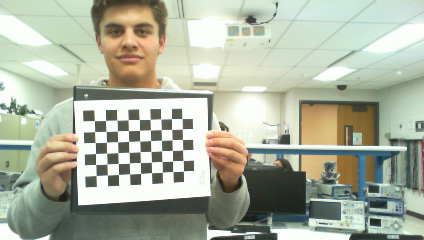
#> input picture Computer_Vision/Demo1/images/img0.png, 424 x 240 px; its folder holds only this picture in this run
$ python cam_cal.py
#> lines starting #> are read from the running program, lines starting #| are printed output that depends on the picture; after the words box and inside, x2 and y2 are one past the last pixel; in counts of white or black regions, pixels touching at a corner belong together; long printed decimals are rounded
'''
*******************************************************************
* File Name         : cam_cal.py

* Description       : develop camera parameters to counteract distortion
*
* Supplementary files: take_photo.py generates photos of checkerboard that get stored in images folder
* References:   https://docs.opencv.org/4.x/dc/dbb/tutorial_py_calibration.html
* https://github.com/niconielsen32/CameraCalibration/blob/main/calibration.py
* Revision History  :
* Date		Author 			Comments
* ------------------------------------------------------------------
*
* 02/12/2025    Kobe Prior and Blane Miller Created File
******************************************************************
Hardware Setup: N/A
Example Excecution: navigate to the directory that holds this file
'''

# import necessary libraries
import numpy as np
import cv2 as cv
import glob
import pickle


################ FIND CHESSBOARD CORNERS - OBJECT POINTS AND IMAGE POINTS #############################

chessboardSize = (9,6)
frameSize = (640,480)


# termination criteria
criteria = (cv.TERM_CRITERIA_EPS + cv.TERM_CRITERIA_MAX_ITER, 30, 0.001)


# prepare object points, like (0,0,0), (1,0,0), (2,0,0) ....,(6,5,0)
objp = np.zeros((chessboardSize[0] * chessboardSize[1], 3), np.float32)
objp[:,:2] = np.mgrid[0:chessboardSize[0],0:chessboardSize[1]].T.reshape(-1,2)

size_of_chessboard_squares_mm = 23
objp = objp * size_of_chessboard_squares_mm


# Arrays to store object points and image points from all the images.
objpoints = [] # 3d point in real world space
imgpoints = [] # 2d points in image plane.


images = glob.glob('images/*.png')

for image in images:

    img = cv.imread(image)
#> img is the input picture: shape (240, 424, 3); mean B, G, R 159.5, 177.2, 170.8
    gray = cv.cvtColor(img, cv.COLOR_BGR2GRAY)
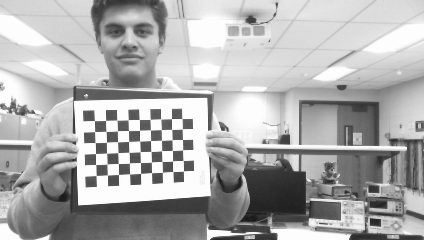
#> gray: shape (240, 424); min 24, max 255, mean 173.3

    # Find the chess board corners
    ret, corners = cv.findChessboardCorners(gray, chessboardSize, None)
#> ret = True; corners = 54 rows, first 8: [94.44, 120.6], [105.6, 120.4], [116.8, 120.1], [128.3, 119.7], [139.3, 119.5], [150.1, 119.5], [160.7, 118.9], [171.5, 118.6]

    # If found, add object points, image points (after refining them)
    if ret == True:

        objpoints.append(objp)
        corners2 = cv.cornerSubPix(gray, corners, (11,11), (-1,-1), criteria)
#> corners2 = 54 rows, first 8: [100.2, 125.7], [100.2, 125.7], [111.2, 126.1], [134.5, 125.4], [144.3, 124.6], [144.3, 124.6], [167.2, 124.4], [175.8, 123.4]
        imgpoints.append(corners)

        # Draw and display the corners
        cv.drawChessboardCorners(img, chessboardSize, corners2, ret)
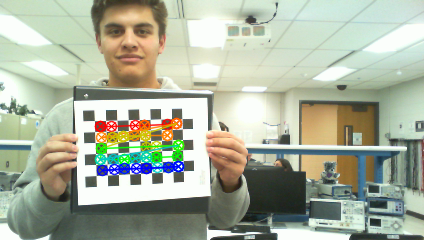
#> img: shape (240, 424, 3); 3.74% of pixels changed, all inside (x1, y1, x2, y2) = (94, 117, 185, 177)
        cv.imshow('img', img)
        cv.waitKey(10)


cv.destroyAllWindows()


############## CALIBRATION #######################################################

ret, cameraMatrix, dist, rvecs, tvecs = cv.calibrateCamera(objpoints, imgpoints, frameSize, None, None)
#> ret = 6.34; cameraMatrix = [[359.3, 0, 297.5], [0, 305.1, 287.5], [0, 0, 1]]; dist = [[0.787, 6.72, -0.0228, 0.224, -13.3]]; rvecs = ([1.03, -0.779, 0.00187],); tvecs = ([-442, -360.2, 931.4],)

# Save the camera calibration result for later use (we won't worry about rvecs / tvecs)

pickle.dump((cameraMatrix, dist, rvecs, tvecs), open( "calibration.pkl", "wb" ))


############## UNDISTORTION #####################################################
# # example
# img = cv.imread('images/img5.png')
# h,  w = img.shape[:2]
# newCameraMatrix, roi = cv.getOptimalNewCameraMatrix(cameraMatrix, dist, (w,h), 1, (w,h))


# # Undistort
# dst = cv.undistort(img, cameraMatrix, dist, None, newCameraMatrix)

# # crop the image
# x, y, w, h = roi
# dst = dst[y:y+h, x:x+w]
# cv.imwrite('caliResult1.png', dst)


# Reprojection Error
mean_error = 0

for i in range(len(objpoints)):
    imgpoints2, _ = cv.projectPoints(objpoints[i], rvecs[i], tvecs[i], cameraMatrix, dist)
    error = cv.norm(imgpoints[i], imgpoints2, cv.NORM_L2)/len(imgpoints2)
    mean_error += error
#> this loop made 1 pass
#> (error, mean_error) on pass 1: (0.863, 0.863)
#> after the loop, mean_error = 0.863

print( "total error: {}".format(mean_error/len(objpoints)) )
#| total error: 0.8633

$ run again, on Computer_Vision/Demo1/images/img101.png
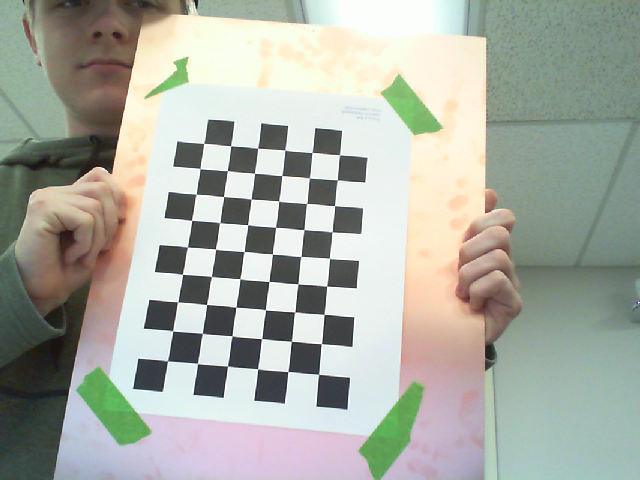
#> input picture Computer_Vision/Demo1/images/img101.png, 640 x 480 px
#> img is the input picture: shape (480, 640, 3); mean B, G, R 163.1, 172.8, 168.9
#> `gray = cv.cvtColor(img, cv.COLOR_BGR2GRAY)`:
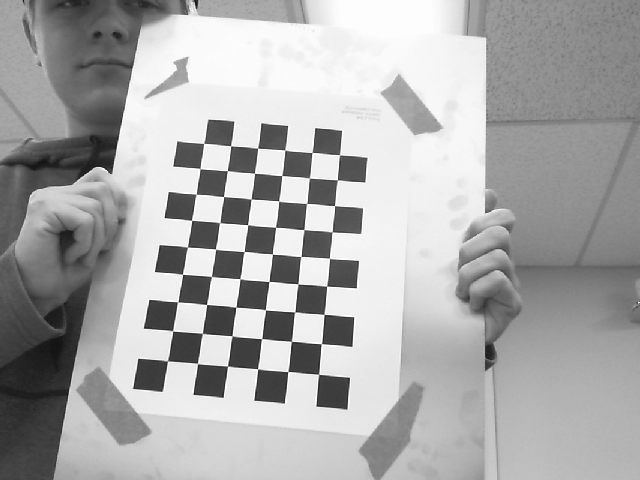
#> gray: shape (480, 640); min 16, max 255, mean 170.5
#> `ret, corners = cv.findChessboardCorners(gray, chessboardSize, None)`: ret = True; corners = 54 rows, first 8: [167.5, 360.9], [172.6, 331], [177.7, 301.8], [182.5, 274.3], [187.5, 247], [191.6, 220.4], [196.3, 194.1], [200, 168.6]
#> corners2 = 54 rows, first 8: [167.5, 360.8], [172.7, 330.8], [177.6, 301.9], [182.5, 274.3], [187.3, 247.2], [191.5, 220.4], [196, 194.2], [200, 168.5]
#> `cv.drawChessboardCorners(img, chessboardSize, corners2, ret)`:
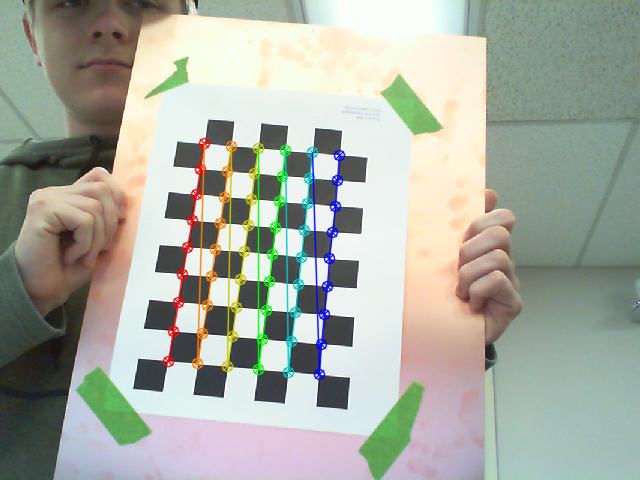
#> img: shape (480, 640, 3); 3.7% of pixels changed, all inside (x1, y1, x2, y2) = (162, 137, 346, 381)
#> `ret, cameraMatrix, dist, rvecs, tvecs = cv.calibrateCamera(objpoints, ..`: ret = 0.45; cameraMatrix = [[1490.7, 0, 303.7], [0, 1500.9, 232.2], [0, 0, 1]]; dist = [[1.19, 48.65, 0.099, 0.0167, -2730.8]]; rvecs = ([-0.33, -0.25, -1.45],); tvecs = ([-103.7, 96.14, 1172.9],)
#> the loop `for i in range(len(objpoints)):` made 1 pass
#> (error, mean_error) on pass 1: (0.0612, 0.0612)
#> after the loop `for i in range(len(objpoints)):`: mean_error = 0.0612
#| total error: 0.0612

$ run again, on Computer_Vision/Demo1/images/img105.png
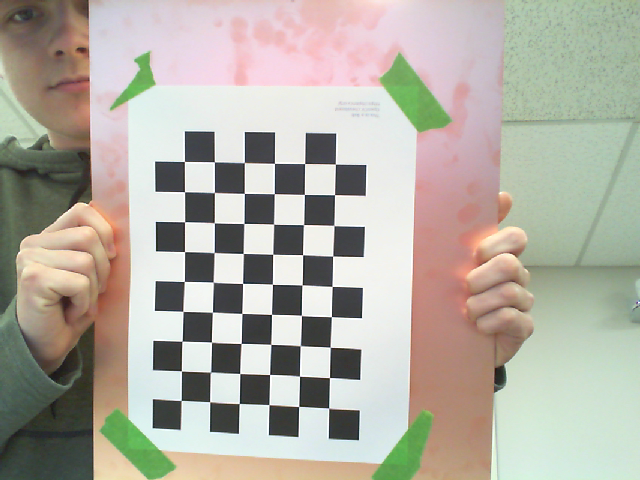
#> input picture Computer_Vision/Demo1/images/img105.png, 640 x 480 px
#> img is the input picture: shape (480, 640, 3); mean B, G, R 163.2, 174.2, 177.8
#> `gray = cv.cvtColor(img, cv.COLOR_BGR2GRAY)`:
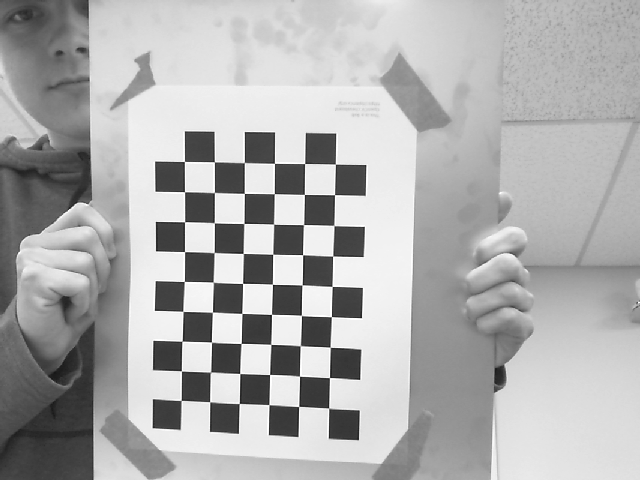
#> gray: shape (480, 640); min 19, max 255, mean 174
#> `ret, corners = cv.findChessboardCorners(gray, chessboardSize, None)`: ret = True; corners = 54 rows, first 8: [181.1, 400.4], [181.4, 371], [182, 341.2], [183, 311.4], [184.3, 281.4], [184.5, 251.6], [184.6, 221.8], [184.5, 191.8]
#> corners2 = 54 rows, first 8: [181.2, 400.5], [181.4, 370.9], [182.1, 341.2], [183, 311.4], [184.4, 281.5], [184.5, 251.6], [184.6, 221.7], [184.5, 191.7]
#> `cv.drawChessboardCorners(img, chessboardSize, corners2, ret)`:
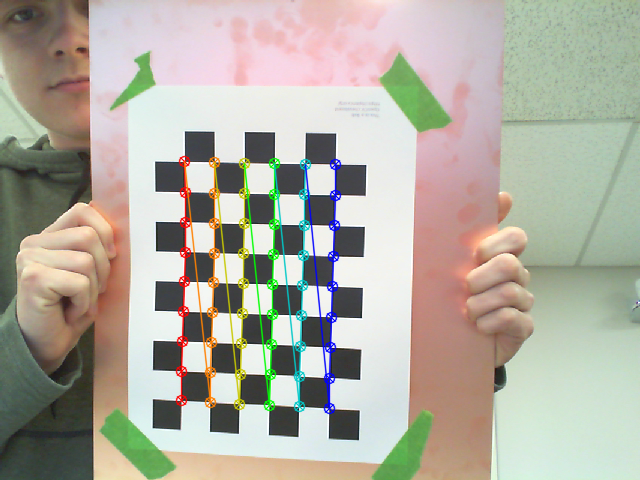
#> img: shape (480, 640, 3); 3.89% of pixels changed, all inside (x1, y1, x2, y2) = (175, 155, 342, 415)
#> `ret, cameraMatrix, dist, rvecs, tvecs = cv.calibrateCamera(objpoints, ..`: ret = 0.252; cameraMatrix = [[394.4, 0, 288.7], [0, 397.6, 239.9], [0, 0, 1]]; dist = [[0.118, 0.153, 0.00428, -0.015, -1.6]]; rvecs = ([-0.0369, 0.112, -1.55],); tvecs = ([-83.24, 124, 316.5],)
#> the loop `for i in range(len(objpoints)):` made 1 pass
#> (error, mean_error) on pass 1: (0.0342, 0.0342)
#> after the loop `for i in range(len(objpoints)):`: mean_error = 0.0342
#| total error: 0.03424
